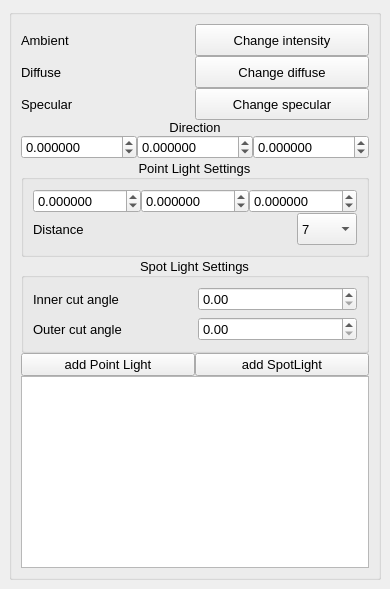
  <widget class="QDockWidget" name="dockWidget_light">
   <property name="features">
    <set>QDockWidget::DockWidgetClosable|QDockWidget::DockWidgetFloatable|QDockWidget::DockWidgetMovable</set>
   </property>
   <property name="allowedAreas">
    <set>Qt::LeftDockWidgetArea|Qt::RightDockWidgetArea</set>
   </property>
   <property name="windowTitle">
    <string>Light Settings</string>
   </property>
   <attribute name="dockWidgetArea">
    <number>2</number>
   </attribute>
   <widget class="QWidget" name="dockWidgetContents_light">
    <layout class="QHBoxLayout" name="horizontalLayout_11">
     <item>
      <widget class="QGroupBox" name="gb_slight">
       <property name="sizePolicy">
        <sizepolicy hsizetype="Preferred" vsizetype="Preferred">
         <horstretch>0</horstretch>
         <verstretch>0</verstretch>
        </sizepolicy>
       </property>
       <property name="minimumSize">
        <size>
         <width>0</width>
         <height>0</height>
        </size>
       </property>
       <property name="font">
        <font>
         <pointsize>10</pointsize>
        </font>
       </property>
       <property name="title">
        <string/>
       </property>
       <property name="alignment">
        <set>Qt::AlignCenter</set>
       </property>
       <layout class="QVBoxLayout" name="verticalLayout_13">
        <property name="spacing">
         <number>0</number>
        </property>
        <item>
         <layout class="QVBoxLayout" name="dirLightLayout">
          <property name="spacing">
           <number>0</number>
          </property>
          <item>
           <layout class="QVBoxLayout" name="verticalLayout_15">
            <property name="spacing">
             <number>0</number>
            </property>
            <item>
             <layout class="QHBoxLayout" name="horizontalLayout_19">
              <item>
               <widget class="QLabel" name="label_9">
                <property name="text">
                 <string>Ambient</string>
                </property>
               </widget>
              </item>
              <item>
               <widget class="QPushButton" name="intensityLight_btn">
                <property name="minimumSize">
                 <size>
                  <width>0</width>
                  <height>32</height>
                 </size>
                </property>
                <property name="text">
                 <string>Change intensity</string>
                </property>
               </widget>
              </item>
             </layout>
            </item>
            <item>
             <layout class="QHBoxLayout" name="horizontalLayout_18">
              <item>
               <widget class="QLabel" name="label_10">
                <property name="text">
                 <string>Diffuse</string>
                </property>
               </widget>
              </item>
              <item>
               <widget class="QPushButton" name="diffuseLigh_btn">
                <property name="minimumSize">
                 <size>
                  <width>0</width>
                  <height>32</height>
                 </size>
                </property>
                <property name="text">
                 <string>Change diffuse</string>
                </property>
               </widget>
              </item>
             </layout>
            </item>
           </layout>
          </item>
          <item>
           <layout class="QHBoxLayout" name="horizontalLayout_17">
            <property name="spacing">
             <number>0</number>
            </property>
            <item>
             <widget class="QLabel" name="label_11">
              <property name="text">
               <string>Specular</string>
              </property>
             </widget>
            </item>
            <item>
             <widget class="QPushButton" name="specularLight_btn">
              <property name="minimumSize">
               <size>
                <width>0</width>
                <height>32</height>
               </size>
              </property>
              <property name="text">
               <string>Change specular</string>
              </property>
             </widget>
            </item>
           </layout>
          </item>
          <item>
           <widget class="QLabel" name="label_4">
            <property name="text">
             <string>Direction</string>
            </property>
            <property name="alignment">
             <set>Qt::AlignCenter</set>
            </property>
           </widget>
          </item>
          <item>
           <layout class="QHBoxLayout" name="horizontalLayout_12">
            <item>
             <widget class="QDoubleSpinBox" name="directionLight_x_spb">
              <property name="decimals">
               <number>6</number>
              </property>
              <property name="minimum">
               <double>-1.000000000000000</double>
              </property>
              <property name="maximum">
               <double>1.000000000000000</double>
              </property>
              <property name="singleStep">
               <double>0.100000000000000</double>
              </property>
             </widget>
            </item>
            <item>
             <widget class="QDoubleSpinBox" name="directionLight_y_spb">
              <property name="decimals">
               <number>6</number>
              </property>
              <property name="minimum">
               <double>-1.000000000000000</double>
              </property>
              <property name="maximum">
               <double>1.000000000000000</double>
              </property>
              <property name="singleStep">
               <double>0.100000000000000</double>
              </property>
             </widget>
            </item>
            <item>
             <widget class="QDoubleSpinBox" name="directionLight_z_spb">
              <property name="decimals">
               <number>6</number>
              </property>
              <property name="minimum">
               <double>-1.000000000000000</double>
              </property>
              <property name="maximum">
               <double>1.000000000000000</double>
              </property>
              <property name="singleStep">
               <double>0.100000000000000</double>
              </property>
             </widget>
            </item>
           </layout>
          </item>
         </layout>
        </item>
        <item>
         <widget class="QGroupBox" name="PointLightbox">
          <property name="title">
           <string>Point Light Settings</string>
          </property>
          <property name="alignment">
           <set>Qt::AlignCenter</set>
          </property>
          <layout class="QVBoxLayout" name="pointLightLayout">
           <property name="spacing">
            <number>0</number>
           </property>
           <item>
            <layout class="QHBoxLayout" name="horizontalLayout_13">
             <item>
              <widget class="QDoubleSpinBox" name="positionLight_x_spb">
               <property name="decimals">
                <number>6</number>
               </property>
               <property name="minimum">
                <double>-1000.000000000000000</double>
               </property>
               <property name="maximum">
                <double>1000.000000000000000</double>
               </property>
              </widget>
             </item>
             <item>
              <widget class="QDoubleSpinBox" name="positionLight_y_spb">
               <property name="decimals">
                <number>6</number>
               </property>
               <property name="minimum">
                <double>-1000.000000000000000</double>
               </property>
               <property name="maximum">
                <double>1000.000000000000000</double>
               </property>
              </widget>
             </item>
             <item>
              <widget class="QDoubleSpinBox" name="positionLight_z_spb">
               <property name="decimals">
                <number>6</number>
               </property>
               <property name="minimum">
                <double>-1000.000000000000000</double>
               </property>
               <property name="maximum">
                <double>1000.000000000000000</double>
               </property>
              </widget>
             </item>
            </layout>
           </item>
           <item>
            <layout class="QHBoxLayout" name="horizontalLayout_27">
             <item>
              <widget class="QLabel" name="label_19">
               <property name="text">
                <string>Distance</string>
               </property>
              </widget>
             </item>
             <item>
              <widget class="QComboBox" name="distanceLight_cbx">
               <property name="minimumSize">
                <size>
                 <width>16</width>
                 <height>32</height>
                </size>
               </property>
               <property name="maximumSize">
                <size>
                 <width>60</width>
                 <height>16777215</height>
                </size>
               </property>
               <item>
                <property name="text">
                 <string>7</string>
                </property>
               </item>
               <item>
                <property name="text">
                 <string>13</string>
                </property>
               </item>
               <item>
                <property name="text">
                 <string>20</string>
                </property>
               </item>
               <item>
                <property name="text">
                 <string>32</string>
                </property>
               </item>
               <item>
                <property name="text">
                 <string>50</string>
                </property>
               </item>
               <item>
                <property name="text">
                 <string>65</string>
                </property>
               </item>
               <item>
                <property name="text">
                 <string>100</string>
                </property>
               </item>
               <item>
                <property name="text">
                 <string>160</string>
                </property>
               </item>
               <item>
                <property name="text">
                 <string>200</string>
                </property>
               </item>
               <item>
                <property name="text">
                 <string>325</string>
                </property>
               </item>
               <item>
                <property name="text">
                 <string>600</string>
                </property>
               </item>
               <item>
                <property name="text">
                 <string>3250</string>
                </property>
               </item>
              </widget>
             </item>
            </layout>
           </item>
          </layout>
         </widget>
        </item>
        <item>
         <widget class="QGroupBox" name="SpotLightBox">
          <property name="sizePolicy">
           <sizepolicy hsizetype="Preferred" vsizetype="Minimum">
            <horstretch>0</horstretch>
            <verstretch>0</verstretch>
           </sizepolicy>
          </property>
          <property name="title">
           <string>Spot Light Settings</string>
          </property>
          <property name="alignment">
           <set>Qt::AlignCenter</set>
          </property>
          <layout class="QVBoxLayout" name="spotLightLayout">
           <item>
            <layout class="QHBoxLayout" name="horizontalLayout_14">
             <item>
              <widget class="QLabel" name="label_6">
               <property name="text">
                <string>Inner cut angle</string>
               </property>
              </widget>
             </item>
             <item>
              <widget class="QDoubleSpinBox" name="cutLight_spb"/>
             </item>
            </layout>
           </item>
           <item>
            <layout class="QHBoxLayout" name="horizontalLayout_15">
             <item>
              <widget class="QLabel" name="label_7">
               <property name="text">
                <string>Outer cut angle</string>
               </property>
              </widget>
             </item>
             <item>
              <widget class="QDoubleSpinBox" name="outerCutLight_spb"/>
             </item>
            </layout>
           </item>
          </layout>
         </widget>
        </item>
        <item>
         <layout class="QHBoxLayout" name="addLightLayout">
          <item>
           <widget class="QPushButton" name="add_point_light_btn">
            <property name="text">
             <string>add Point Light</string>
            </property>
           </widget>
          </item>
          <item>
           <widget class="QPushButton" name="add_spot_light_btn">
            <property name="text">
             <string>add SpotLight</string>
            </property>
           </widget>
          </item>
         </layout>
        </item>
        <item>
         <widget class="QTreeView" name="treeLights">
          <property name="minimumSize">
           <size>
            <width>0</width>
            <height>100</height>
           </size>
          </property>
         </widget>
        </item>
       </layout>
      </widget>
     </item>
    </layout>
   </widget>
  </widget>
